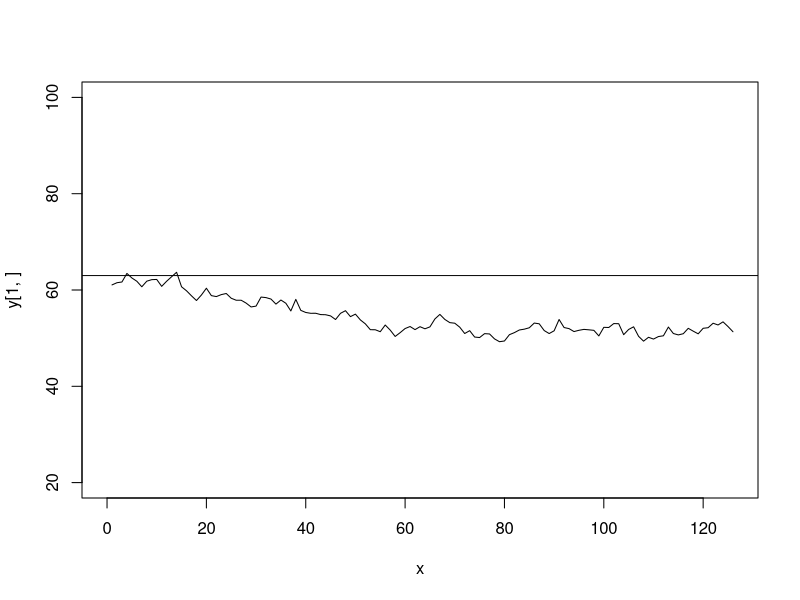
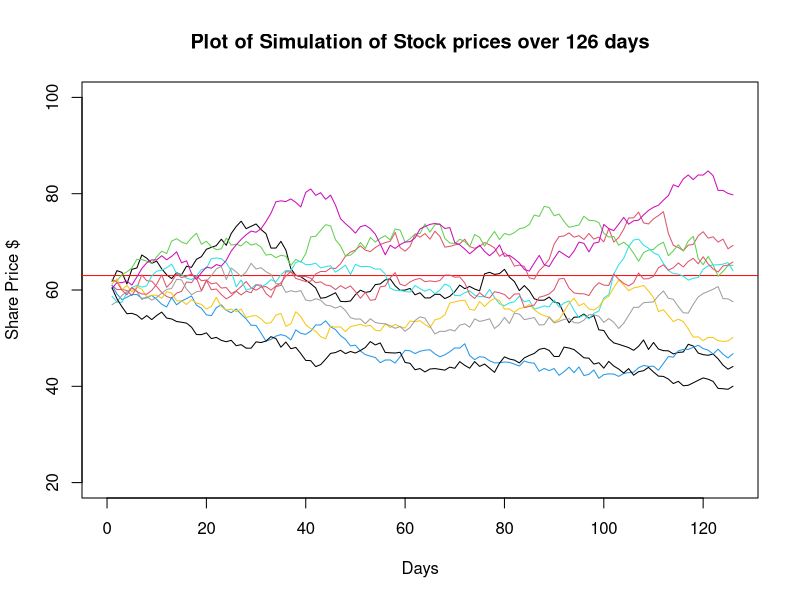

Generate these figures, in order, with R:

#Call price selection
share = 61
day = 126
strike = 63
rate = 0.08
sigma = 0.3

#Creates a matrix of n simulations of stock realizations 
asianOptions=function(s,D,K,r,sd,n) {
    xd=matrix(c(rnorm((D)*n,(r-(sd^2/2))/252,sd/sqrt(252))),n,D) 
    sd=s*exp(t(apply(xd,1,cumsum)))
    avg=apply(sd,1,mean)
    callpv=pmax(avg-K,0)*exp(-r*D/252)
    return(mean(callpv))
}

#Create Euro Call option
euroOption=function(s,K,r,sd,t) {
  w=((r+sd^2/2)*t/252-log(K/s))/(sd*sqrt(t/252))
  c=s*pnorm(w)-K*exp(-r*t/252)*pnorm(w-sd*sqrt(t/252))
  return(c)
}

x=0;for(i in 1:1000) {
  x=x+asianOptions(share,day,strike,rate,sigma,1000)
}
print(x/1000)

euroOption(share,strike,rate,sigma,day)


realization = function(s,D,K,r,sd,n){
    xd=matrix(c(rnorm((D)*n,(r-(sd^2/2))/252,sd/sqrt(252))),n,D) 
    sd=s*exp(t(apply(xd,1,cumsum)))
    return(sd)
}

x = seq(1:126)
y =realization(share,day,strike,rate,sigma,10)
plot(x,y[1,], xlim = c(0,126), ylim=c(20,100), type = 'l')
abline(h=63)

max((mean(y[1,]) - 63),0)*exp(-rate*day/252)

x = seq(1:126)
y =realization(share,day,strike,rate,sigma,10)
plot(x,y[1,], main = "Plot of Simulation of Stock prices over 126 days",
     xlab = "Days",
     ylab = "Share Price $",
     xlim = c(0,126), 
     ylim=c(20,100), 
     type = 'l')
abline(h= strike, col='red' )
for( i in 2:10){
    lines(x,y[i,], col = i)
}
avg=apply(y,1,mean)

mean(pmax((avg - strike),0)*exp(-rate*day/252))
    
